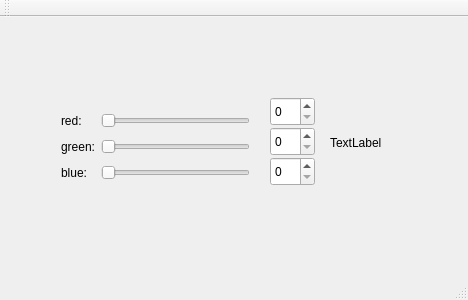
<?xml version="1.0" encoding="UTF-8"?>
<ui version="4.0">
 <class>MainWindow</class>
 <widget class="QMainWindow" name="MainWindow">
  <property name="geometry">
   <rect>
    <x>0</x>
    <y>0</y>
    <width>468</width>
    <height>300</height>
   </rect>
  </property>
  <property name="windowTitle">
   <string>MainWindow</string>
  </property>
  <widget class="QWidget" name="centralWidget">
   <widget class="QWidget" name="gridLayoutWidget">
    <property name="geometry">
     <rect>
      <x>50</x>
      <y>80</y>
      <width>211</width>
      <height>101</height>
     </rect>
    </property>
    <layout class="QGridLayout" name="gridLayout">
     <item row="1" column="1">
      <widget class="QSlider" name="horizontalSliderRed">
       <property name="orientation">
        <enum>Qt::Horizontal</enum>
       </property>
      </widget>
     </item>
     <item row="3" column="0">
      <widget class="QLabel" name="labelBlue">
       <property name="text">
        <string>blue:</string>
       </property>
      </widget>
     </item>
     <item row="1" column="0">
      <widget class="QLabel" name="labelRed">
       <property name="text">
        <string>red:</string>
       </property>
      </widget>
     </item>
     <item row="3" column="1">
      <widget class="QSlider" name="horizontalSliderBlue">
       <property name="orientation">
        <enum>Qt::Horizontal</enum>
       </property>
      </widget>
     </item>
     <item row="2" column="1">
      <widget class="QSlider" name="horizontalSliderGreen">
       <property name="orientation">
        <enum>Qt::Horizontal</enum>
       </property>
      </widget>
     </item>
     <item row="2" column="0">
      <widget class="QLabel" name="labelGreen">
       <property name="text">
        <string>green:</string>
       </property>
      </widget>
     </item>
    </layout>
   </widget>
   <widget class="QLabel" name="colorLabel">
    <property name="geometry">
     <rect>
      <x>330</x>
      <y>100</y>
      <width>62</width>
      <height>51</height>
     </rect>
    </property>
    <property name="text">
     <string>TextLabel</string>
    </property>
   </widget>
   <widget class="QSpinBox" name="spinBoxRed">
    <property name="geometry">
     <rect>
      <x>270</x>
      <y>80</y>
      <width>45</width>
      <height>29</height>
     </rect>
    </property>
   </widget>
   <widget class="QSpinBox" name="spinBoxGreen">
    <property name="geometry">
     <rect>
      <x>270</x>
      <y>110</y>
      <width>45</width>
      <height>29</height>
     </rect>
    </property>
   </widget>
   <widget class="QSpinBox" name="spinBoxBlue">
    <property name="geometry">
     <rect>
      <x>270</x>
      <y>140</y>
      <width>45</width>
      <height>29</height>
     </rect>
    </property>
   </widget>
  </widget>
  <widget class="QMenuBar" name="menuBar">
   <property name="geometry">
    <rect>
     <x>0</x>
     <y>0</y>
     <width>468</width>
     <height>25</height>
    </rect>
   </property>
  </widget>
  <widget class="QToolBar" name="mainToolBar">
   <attribute name="toolBarArea">
    <enum>TopToolBarArea</enum>
   </attribute>
   <attribute name="toolBarBreak">
    <bool>false</bool>
   </attribute>
  </widget>
  <widget class="QStatusBar" name="statusBar"/>
 </widget>
 <layoutdefault spacing="6" margin="11"/>
 <resources/>
 <connections>
  <connection>
   <sender>spinBoxBlue</sender>
   <signal>valueChanged(int)</signal>
   <receiver>horizontalSliderBlue</receiver>
   <slot>setValue(int)</slot>
   <hints>
    <hint type="sourcelabel">
     <x>271</x>
     <y>210</y>
    </hint>
    <hint type="destinationlabel">
     <x>147</x>
     <y>204</y>
    </hint>
   </hints>
  </connection>
  <connection>
   <sender>spinBoxRed</sender>
   <signal>valueChanged(int)</signal>
   <receiver>horizontalSliderRed</receiver>
   <slot>setValue(int)</slot>
   <hints>
    <hint type="sourcelabel">
     <x>280</x>
     <y>127</y>
    </hint>
    <hint type="destinationlabel">
     <x>178</x>
     <y>138</y>
    </hint>
   </hints>
  </connection>
  <connection>
   <sender>spinBoxGreen</sender>
   <signal>valueChanged(int)</signal>
   <receiver>horizontalSliderGreen</receiver>
   <slot>setValue(int)</slot>
   <hints>
    <hint type="sourcelabel">
     <x>287</x>
     <y>158</y>
    </hint>
    <hint type="destinationlabel">
     <x>178</x>
     <y>170</y>
    </hint>
   </hints>
  </connection>
  <connection>
   <sender>horizontalSliderRed</sender>
   <signal>valueChanged(int)</signal>
   <receiver>spinBoxRed</receiver>
   <slot>setValue(int)</slot>
   <hints>
    <hint type="sourcelabel">
     <x>124</x>
     <y>131</y>
    </hint>
    <hint type="destinationlabel">
     <x>285</x>
     <y>130</y>
    </hint>
   </hints>
  </connection>
  <connection>
   <sender>horizontalSliderGreen</sender>
   <signal>valueChanged(int)</signal>
   <receiver>spinBoxGreen</receiver>
   <slot>setValue(int)</slot>
   <hints>
    <hint type="sourcelabel">
     <x>220</x>
     <y>166</y>
    </hint>
    <hint type="destinationlabel">
     <x>302</x>
     <y>168</y>
    </hint>
   </hints>
  </connection>
  <connection>
   <sender>horizontalSliderBlue</sender>
   <signal>valueChanged(int)</signal>
   <receiver>spinBoxBlue</receiver>
   <slot>setValue(int)</slot>
   <hints>
    <hint type="sourcelabel">
     <x>167</x>
     <y>207</y>
    </hint>
    <hint type="destinationlabel">
     <x>292</x>
     <y>202</y>
    </hint>
   </hints>
  </connection>
 </connections>
</ui>
